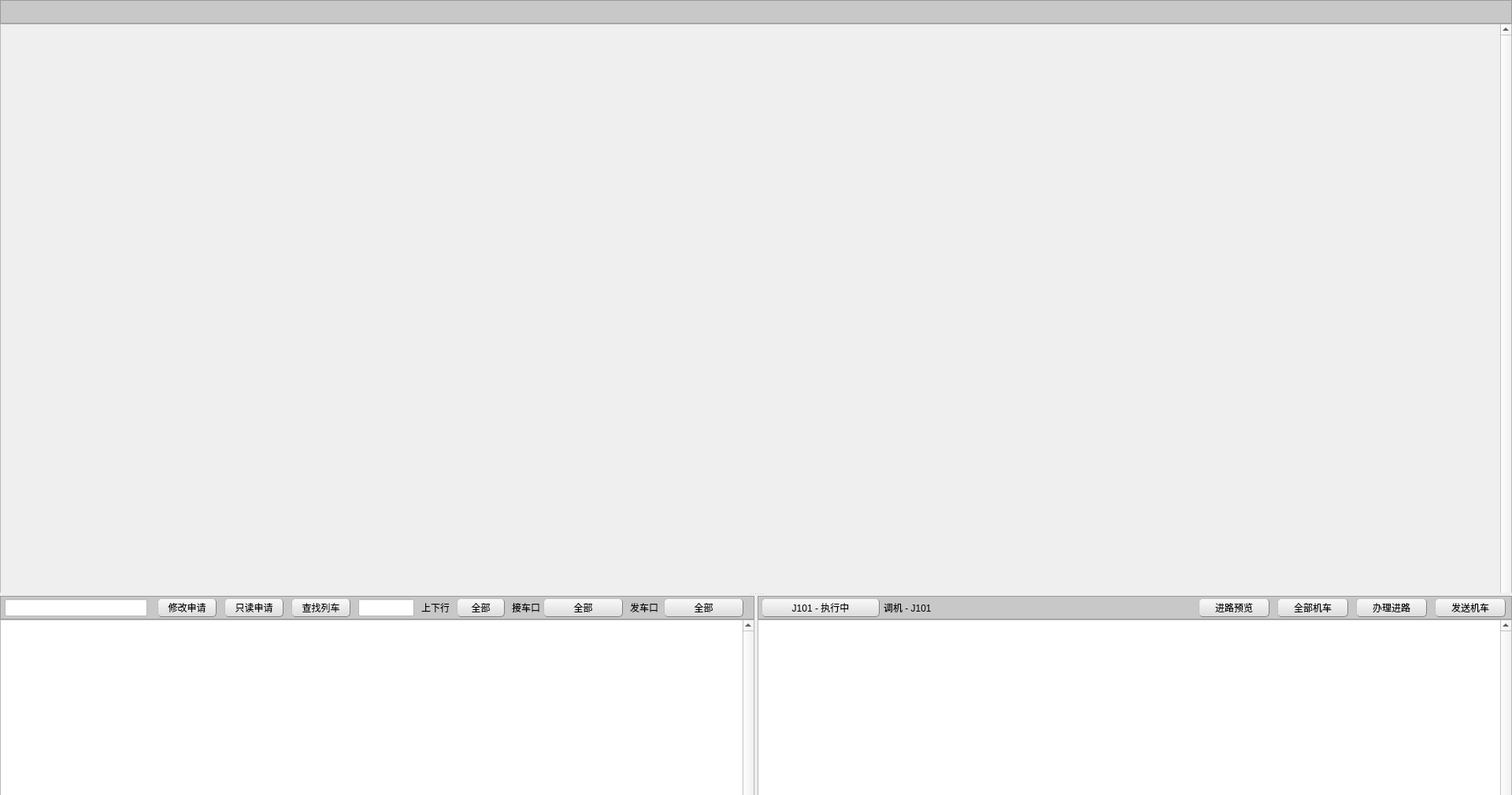
<?xml version="1.0" encoding="UTF-8"?>
<ui version="4.0">
 <class>MainWindowForStationTrack</class>
 <widget class="QMainWindow" name="MainWindowForStationTrack">
  <property name="geometry">
   <rect>
    <x>0</x>
    <y>0</y>
    <width>1920</width>
    <height>1010</height>
   </rect>
  </property>
  <property name="minimumSize">
   <size>
    <width>1920</width>
    <height>1010</height>
   </size>
  </property>
  <property name="maximumSize">
   <size>
    <width>1920</width>
    <height>1010</height>
   </size>
  </property>
  <property name="windowTitle">
   <string>MainWindow</string>
  </property>
  <widget class="QWidget" name="centralwidget">
   <widget class="QSplitter" name="splitter">
    <property name="geometry">
     <rect>
      <x>0</x>
      <y>0</y>
      <width>1920</width>
      <height>1510</height>
     </rect>
    </property>
    <property name="orientation">
     <enum>Qt::Vertical</enum>
    </property>
    <widget class="QWidget" name="widget" native="true">
     <widget class="QLabel" name="label">
      <property name="geometry">
       <rect>
        <x>0</x>
        <y>0</y>
        <width>1920</width>
        <height>30</height>
       </rect>
      </property>
      <property name="styleSheet">
       <string notr="true">background-color: rgb(200, 200, 200);</string>
      </property>
      <property name="frameShape">
       <enum>QFrame::StyledPanel</enum>
      </property>
      <property name="text">
       <string/>
      </property>
      <property name="buddy">
       <cstring>label</cstring>
      </property>
     </widget>
     <widget class="QScrollArea" name="scrollArea">
      <property name="geometry">
       <rect>
        <x>0</x>
        <y>30</y>
        <width>1920</width>
        <height>1010</height>
       </rect>
      </property>
      <property name="verticalScrollBarPolicy">
       <enum>Qt::ScrollBarAlwaysOn</enum>
      </property>
      <property name="widgetResizable">
       <bool>true</bool>
      </property>
      <widget class="QWidget" name="scrollAreaWidgetContents">
       <property name="geometry">
        <rect>
         <x>0</x>
         <y>0</y>
         <width>1901</width>
         <height>1008</height>
        </rect>
       </property>
      </widget>
     </widget>
    </widget>
    <widget class="QWidget" name="widget_2" native="true">
     <property name="minimumSize">
      <size>
       <width>0</width>
       <height>0</height>
      </size>
     </property>
     <widget class="QSplitter" name="splitter_2">
      <property name="geometry">
       <rect>
        <x>0</x>
        <y>0</y>
        <width>1920</width>
        <height>1000</height>
       </rect>
      </property>
      <property name="orientation">
       <enum>Qt::Horizontal</enum>
      </property>
      <widget class="QWidget" name="widget_3" native="true">
       <widget class="QTableView" name="tableView_2">
        <property name="geometry">
         <rect>
          <x>0</x>
          <y>30</y>
          <width>958</width>
          <height>1000</height>
         </rect>
        </property>
        <property name="verticalScrollBarPolicy">
         <enum>Qt::ScrollBarAlwaysOn</enum>
        </property>
        <property name="alternatingRowColors">
         <bool>true</bool>
        </property>
        <attribute name="verticalHeaderVisible">
         <bool>false</bool>
        </attribute>
       </widget>
       <widget class="QLabel" name="label_2">
        <property name="geometry">
         <rect>
          <x>0</x>
          <y>0</y>
          <width>958</width>
          <height>30</height>
         </rect>
        </property>
        <property name="styleSheet">
         <string notr="true">background-color: rgb(200, 200, 200);</string>
        </property>
        <property name="frameShape">
         <enum>QFrame::StyledPanel</enum>
        </property>
        <property name="text">
         <string/>
        </property>
       </widget>
       <widget class="QLineEdit" name="lineEdit">
        <property name="geometry">
         <rect>
          <x>6</x>
          <y>4</y>
          <width>181</width>
          <height>22</height>
         </rect>
        </property>
        <property name="styleSheet">
         <string notr="true">background-color: rgb(255, 255, 255);</string>
        </property>
       </widget>
       <widget class="QPushButton" name="pushButton">
        <property name="geometry">
         <rect>
          <x>200</x>
          <y>3</y>
          <width>75</width>
          <height>24</height>
         </rect>
        </property>
        <property name="font">
         <font>
          <pointsize>9</pointsize>
         </font>
        </property>
        <property name="styleSheet">
         <string notr="true">QPushButton{background-color: rgb(240, 240, 240);}
QPushButton{border:1px groove gray;border-radius:5px;padding:2px 4px;border-style:outset;}
QPushButton:hover{background-color: rgb(229, 241, 251);color:black}
QPushButton:pressed{background-color: rgb(204, 228, 247);border-style:inset}
QPushButton{background-color: qlineargradient(spread:pad, x1:0, y1:1, x2:0, y2:0, stop:0 rgba(220, 220, 220, 255), stop:1 rgba(250, 250, 250, 255));}</string>
        </property>
        <property name="text">
         <string>修改申请</string>
        </property>
       </widget>
       <widget class="QPushButton" name="pushButton_2">
        <property name="geometry">
         <rect>
          <x>285</x>
          <y>3</y>
          <width>75</width>
          <height>24</height>
         </rect>
        </property>
        <property name="font">
         <font>
          <pointsize>9</pointsize>
         </font>
        </property>
        <property name="styleSheet">
         <string notr="true">QPushButton{background-color: rgb(240, 240, 240);}
QPushButton{border:1px groove gray;border-radius:5px;padding:2px 4px;border-style:outset;}
QPushButton:hover{background-color: rgb(229, 241, 251);color:black}
QPushButton:pressed{background-color: rgb(204, 228, 247);border-style:inset}
QPushButton{background-color: qlineargradient(spread:pad, x1:0, y1:1, x2:0, y2:0, stop:0 rgba(220, 220, 220, 255), stop:1 rgba(250, 250, 250, 255));}</string>
        </property>
        <property name="text">
         <string>只读申请</string>
        </property>
       </widget>
       <widget class="QPushButton" name="pushButton_3">
        <property name="geometry">
         <rect>
          <x>370</x>
          <y>3</y>
          <width>75</width>
          <height>24</height>
         </rect>
        </property>
        <property name="font">
         <font>
          <pointsize>9</pointsize>
         </font>
        </property>
        <property name="styleSheet">
         <string notr="true">QPushButton{background-color: rgb(240, 240, 240);}
QPushButton{border:1px groove gray;border-radius:5px;padding:2px 4px;border-style:outset;}
QPushButton:hover{background-color: rgb(229, 241, 251);color:black}
QPushButton:pressed{background-color: rgb(204, 228, 247);border-style:inset}
QPushButton{background-color: qlineargradient(spread:pad, x1:0, y1:1, x2:0, y2:0, stop:0 rgba(220, 220, 220, 255), stop:1 rgba(250, 250, 250, 255));}</string>
        </property>
        <property name="text">
         <string>查找列车</string>
        </property>
       </widget>
       <widget class="QLineEdit" name="lineEdit_2">
        <property name="geometry">
         <rect>
          <x>455</x>
          <y>4</y>
          <width>71</width>
          <height>22</height>
         </rect>
        </property>
        <property name="styleSheet">
         <string notr="true">background-color: rgb(255, 255, 255);</string>
        </property>
       </widget>
       <widget class="QLabel" name="label_4">
        <property name="geometry">
         <rect>
          <x>535</x>
          <y>3</y>
          <width>35</width>
          <height>24</height>
         </rect>
        </property>
        <property name="font">
         <font>
          <pointsize>9</pointsize>
         </font>
        </property>
        <property name="styleSheet">
         <string notr="true">
background-color: rgb(background:transparent);</string>
        </property>
        <property name="text">
         <string>上下行</string>
        </property>
       </widget>
       <widget class="QPushButton" name="pushButton_4">
        <property name="geometry">
         <rect>
          <x>580</x>
          <y>3</y>
          <width>61</width>
          <height>24</height>
         </rect>
        </property>
        <property name="font">
         <font>
          <pointsize>9</pointsize>
         </font>
        </property>
        <property name="styleSheet">
         <string notr="true">QPushButton{background-color: rgb(240, 240, 240);}
QPushButton{border:1px groove gray;border-radius:5px;padding:2px 4px;border-style:outset;}
QPushButton:hover{background-color: rgb(229, 241, 251);color:black}
QPushButton:pressed{background-color: rgb(204, 228, 247);border-style:inset}
QPushButton{background-color: qlineargradient(spread:pad, x1:0, y1:1, x2:0, y2:0, stop:0 rgba(220, 220, 220, 255), stop:1 rgba(250, 250, 250, 255));}</string>
        </property>
        <property name="text">
         <string>全部</string>
        </property>
       </widget>
       <widget class="QLabel" name="label_5">
        <property name="geometry">
         <rect>
          <x>650</x>
          <y>3</y>
          <width>35</width>
          <height>24</height>
         </rect>
        </property>
        <property name="font">
         <font>
          <pointsize>9</pointsize>
         </font>
        </property>
        <property name="styleSheet">
         <string notr="true">
background-color: rgb(background:transparent);</string>
        </property>
        <property name="text">
         <string>接车口</string>
        </property>
       </widget>
       <widget class="QPushButton" name="pushButton_5">
        <property name="geometry">
         <rect>
          <x>690</x>
          <y>3</y>
          <width>101</width>
          <height>24</height>
         </rect>
        </property>
        <property name="font">
         <font>
          <pointsize>9</pointsize>
         </font>
        </property>
        <property name="styleSheet">
         <string notr="true">QPushButton{background-color: rgb(240, 240, 240);}
QPushButton{border:1px groove gray;border-radius:5px;padding:2px 4px;border-style:outset;}
QPushButton:hover{background-color: rgb(229, 241, 251);color:black}
QPushButton:pressed{background-color: rgb(204, 228, 247);border-style:inset}
QPushButton{background-color: qlineargradient(spread:pad, x1:0, y1:1, x2:0, y2:0, stop:0 rgba(220, 220, 220, 255), stop:1 rgba(250, 250, 250, 255));}</string>
        </property>
        <property name="text">
         <string>全部</string>
        </property>
       </widget>
       <widget class="QLabel" name="label_6">
        <property name="geometry">
         <rect>
          <x>800</x>
          <y>3</y>
          <width>35</width>
          <height>24</height>
         </rect>
        </property>
        <property name="font">
         <font>
          <pointsize>9</pointsize>
         </font>
        </property>
        <property name="styleSheet">
         <string notr="true">
background-color: rgb(background:transparent);</string>
        </property>
        <property name="text">
         <string>发车口</string>
        </property>
       </widget>
       <widget class="QPushButton" name="pushButton_6">
        <property name="geometry">
         <rect>
          <x>843</x>
          <y>3</y>
          <width>101</width>
          <height>24</height>
         </rect>
        </property>
        <property name="font">
         <font>
          <pointsize>9</pointsize>
         </font>
        </property>
        <property name="styleSheet">
         <string notr="true">QPushButton{background-color: rgb(240, 240, 240);}
QPushButton{border:1px groove gray;border-radius:5px;padding:2px 4px;border-style:outset;}
QPushButton:hover{background-color: rgb(229, 241, 251);color:black}
QPushButton:pressed{background-color: rgb(204, 228, 247);border-style:inset}
QPushButton{background-color: qlineargradient(spread:pad, x1:0, y1:1, x2:0, y2:0, stop:0 rgba(220, 220, 220, 255), stop:1 rgba(250, 250, 250, 255));}</string>
        </property>
        <property name="text">
         <string>全部</string>
        </property>
       </widget>
      </widget>
      <widget class="QWidget" name="widget_4" native="true">
       <widget class="QTableView" name="tableView_3">
        <property name="geometry">
         <rect>
          <x>0</x>
          <y>30</y>
          <width>958</width>
          <height>1000</height>
         </rect>
        </property>
        <property name="verticalScrollBarPolicy">
         <enum>Qt::ScrollBarAlwaysOn</enum>
        </property>
        <property name="alternatingRowColors">
         <bool>true</bool>
        </property>
        <attribute name="verticalHeaderVisible">
         <bool>false</bool>
        </attribute>
       </widget>
       <widget class="QLabel" name="label_3">
        <property name="geometry">
         <rect>
          <x>0</x>
          <y>0</y>
          <width>958</width>
          <height>30</height>
         </rect>
        </property>
        <property name="styleSheet">
         <string notr="true">background-color: rgb(200, 200, 200);</string>
        </property>
        <property name="frameShape">
         <enum>QFrame::StyledPanel</enum>
        </property>
        <property name="text">
         <string/>
        </property>
       </widget>
       <widget class="QPushButton" name="pushButton_7">
        <property name="geometry">
         <rect>
          <x>5</x>
          <y>3</y>
          <width>150</width>
          <height>24</height>
         </rect>
        </property>
        <property name="font">
         <font>
          <pointsize>9</pointsize>
         </font>
        </property>
        <property name="styleSheet">
         <string notr="true">QPushButton{background-color: rgb(240, 240, 240);}
QPushButton{border:1px groove gray;border-radius:5px;padding:2px 4px;border-style:outset;}
QPushButton:hover{background-color: rgb(229, 241, 251);color:black}
QPushButton:pressed{background-color: rgb(204, 228, 247);border-style:inset}
QPushButton{background-color: qlineargradient(spread:pad, x1:0, y1:1, x2:0, y2:0, stop:0 rgba(220, 220, 220, 255), stop:1 rgba(250, 250, 250, 255));}</string>
        </property>
        <property name="text">
         <string>J101 - 执行中</string>
        </property>
       </widget>
       <widget class="QLabel" name="label_7">
        <property name="geometry">
         <rect>
          <x>160</x>
          <y>3</y>
          <width>200</width>
          <height>24</height>
         </rect>
        </property>
        <property name="font">
         <font>
          <pointsize>9</pointsize>
         </font>
        </property>
        <property name="styleSheet">
         <string notr="true">
background-color: rgb(background:transparent);</string>
        </property>
        <property name="text">
         <string>调机 - J101</string>
        </property>
       </widget>
       <widget class="QPushButton" name="pushButton_8">
        <property name="geometry">
         <rect>
          <x>560</x>
          <y>3</y>
          <width>90</width>
          <height>24</height>
         </rect>
        </property>
        <property name="font">
         <font>
          <pointsize>9</pointsize>
         </font>
        </property>
        <property name="styleSheet">
         <string notr="true">QPushButton{background-color: rgb(240, 240, 240);}
QPushButton{border:1px groove gray;border-radius:5px;padding:2px 4px;border-style:outset;}
QPushButton:hover{background-color: rgb(229, 241, 251);color:black}
QPushButton:pressed{background-color: rgb(204, 228, 247);border-style:inset}
QPushButton{background-color: qlineargradient(spread:pad, x1:0, y1:1, x2:0, y2:0, stop:0 rgba(220, 220, 220, 255), stop:1 rgba(250, 250, 250, 255));}</string>
        </property>
        <property name="text">
         <string>进路预览</string>
        </property>
       </widget>
       <widget class="QPushButton" name="pushButton_9">
        <property name="geometry">
         <rect>
          <x>660</x>
          <y>3</y>
          <width>90</width>
          <height>24</height>
         </rect>
        </property>
        <property name="font">
         <font>
          <pointsize>9</pointsize>
         </font>
        </property>
        <property name="styleSheet">
         <string notr="true">QPushButton{background-color: rgb(240, 240, 240);}
QPushButton{border:1px groove gray;border-radius:5px;padding:2px 4px;border-style:outset;}
QPushButton:hover{background-color: rgb(229, 241, 251);color:black}
QPushButton:pressed{background-color: rgb(204, 228, 247);border-style:inset}
QPushButton{background-color: qlineargradient(spread:pad, x1:0, y1:1, x2:0, y2:0, stop:0 rgba(220, 220, 220, 255), stop:1 rgba(250, 250, 250, 255));}</string>
        </property>
        <property name="text">
         <string>全部机车</string>
        </property>
       </widget>
       <widget class="QPushButton" name="pushButton_10">
        <property name="geometry">
         <rect>
          <x>760</x>
          <y>3</y>
          <width>90</width>
          <height>24</height>
         </rect>
        </property>
        <property name="font">
         <font>
          <pointsize>9</pointsize>
         </font>
        </property>
        <property name="styleSheet">
         <string notr="true">QPushButton{background-color: rgb(240, 240, 240);}
QPushButton{border:1px groove gray;border-radius:5px;padding:2px 4px;border-style:outset;}
QPushButton:hover{background-color: rgb(229, 241, 251);color:black}
QPushButton:pressed{background-color: rgb(204, 228, 247);border-style:inset}
QPushButton{background-color: qlineargradient(spread:pad, x1:0, y1:1, x2:0, y2:0, stop:0 rgba(220, 220, 220, 255), stop:1 rgba(250, 250, 250, 255));}</string>
        </property>
        <property name="text">
         <string>办理进路</string>
        </property>
       </widget>
       <widget class="QPushButton" name="pushButton_11">
        <property name="geometry">
         <rect>
          <x>860</x>
          <y>3</y>
          <width>90</width>
          <height>24</height>
         </rect>
        </property>
        <property name="font">
         <font>
          <pointsize>9</pointsize>
         </font>
        </property>
        <property name="styleSheet">
         <string notr="true">QPushButton{background-color: rgb(240, 240, 240);}
QPushButton{border:1px groove gray;border-radius:5px;padding:2px 4px;border-style:outset;}
QPushButton:hover{background-color: rgb(229, 241, 251);color:black}
QPushButton:pressed{background-color: rgb(204, 228, 247);border-style:inset}
QPushButton{background-color: qlineargradient(spread:pad, x1:0, y1:1, x2:0, y2:0, stop:0 rgba(220, 220, 220, 255), stop:1 rgba(250, 250, 250, 255));}</string>
        </property>
        <property name="text">
         <string>发送机车</string>
        </property>
       </widget>
      </widget>
     </widget>
    </widget>
   </widget>
  </widget>
 </widget>
 <resources/>
 <connections/>
</ui>
